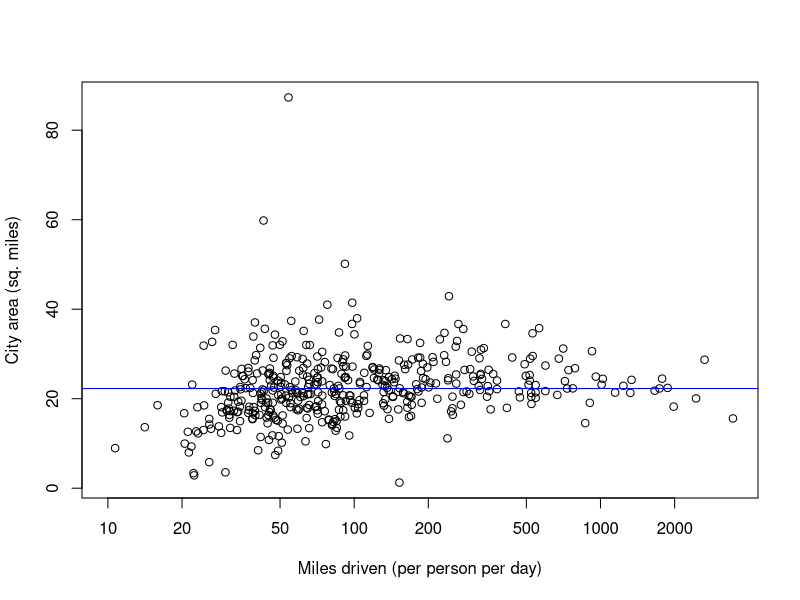

This figure's R source: (Note: this script raises an error after producing the figure.)
# Class Script, Lecture 11
# November 17

# Selective Access

data(cats, package = "MASS")
head(cats)

# Only want, heart weights of male cats
head(cats$Hwt[cats$Sex == "M"])
head(cats$Hwt[cats$Sex != "M"])

head(cats[cats$Sex == "M", "Hwt"])

# Selective access using indexing

cats.subset <- sample(1:nrow(cats), size = nrow(cats)/2)
new.cats    <- cats[cats.subset, ]
head(new.cats)
dim(new.cats)

# A new way to do this.
boy.cats   <- cats[cats$Sex == "M", ]
boy.cats.1 <- subset(cats, Sex == "M")

# States data, 50 states with 9 variables
states <- data.frame(state.x77, Region = state.region)
unique(states$Region)

# Looking for states data from states in the south
states$Income["South"] # Doesn't do what we want

income.south <- c()
for (i in 1:50) {
  if (states$Region[i] == "South") {
    income.south <- c(income.south, states$Income[i])
  }
}

# The above is a bad way to get what we want
income.south.1 <- states$Income[states$Region == "South"]
income.south.2 <- subset(states,Region=='South')$Income
all(income.south.1==income.south.2)
# Check Yourself

sum(states$Frost >= 150)
row.names(states)[states$Frost >= 150]

avgs <- colSums(states[, 1:8])/nrow(states)
colSums(states[, 1:8] > rep(avgs, each = nrow(states)))

mat1 <- states[, 1:8] > matrix(rep(avgs, each = nrow(states)), ncol = 8)
mat2 <- states[, 1:8] > avgs #rep(avgs, 8*nrow(states))
all(mat1==mat2)
# Apply Functions


row.names(subset(states,Frost>=150))
colMeans(states[,1:8])
attributes(states)



# Max. entry in each column
apply(states[, 1:8], 2, max)
row.names(states)[apply(states[, 1:8], 2, which.max)]
apply(states[,1:8],2,which.max)
rownames(states)[apply(states[,1:8],MARGIN = 2,FUN = which.max)]


summary(states$Frost)
apply(states[, 1:8], 2, summary)


# Writing our own function
frow <- function(r) {
  val <- as.numeric(r[7])
  return(ifelse(r[9] == "Northeast", 0.5*val, val))
}

frost.fake <- apply(states, 1, frow)
mean(states$Frost[states$Region == "Northeast"])
mean(frost.fake[states$Region == "Northeast"])

top.3.names <- function(v, names.v) {
  names.v[order(v, decreasing = TRUE)[1:3]]
}

apply(states[, 1:8], 2, top.3.names, names.v = rownames(states))



cor.v1.v2 <- function(v1,v2=states$Frost){
        v1 <- as.numeric(v1)
        v2 <- as.numeric(v2)
        return(cor(v1,v2))
}

apply(states[,1:8],2,cor.v1.v2)


# Check Yourself

cor.v1.v2 <- function(v1, v2 = states[, "Frost"]) {
  return(cor(v1, v2))
}

cor.v1.v2(states$Life.Exp)
cor.v1.v2(states$Frost)
apply(states[, 1:8], 2, cor.v1.v2)
apply(states[, 1:8], 2, cor, states[, "Frost"])

# lapply, sapply

# Jackknife (leave-one-out mean)
mean.less.one <- function(i, vec) {
  return(mean(vec[-i]))
}

my.vec <- states$Frost
n      <- length(my.vec)

my.vec.jack <- rep(NA, n)
for (i in 1:n) {
  my.vec.jack[i] <- mean.less.one(i, my.vec)
}


my.vec.jack.2 <- lapply(1:n, mean.less.one, my.vec)
my.vec.jack.3 <- sapply(1:n, mean.less.one, my.vec)

# tapply -- Let's avg the frost variable in each region

mean(states$Frost[states$Region == "Northeast"])
tapply(states$Frost, states$Region, mean)

# mapply

rep(1, 4)
mapply(rep, 1:4, 4:1)
mapply(rep, c(1, 2, 3, 4), c(4, 3, 2, 1))



# Re-ordering data


cats$Hwt[order(cats$Hwt)]

hwt.order  <- order(cats$Hwt)
cats.order <- cats[hwt.order, ]


this.vec <- c(25, 13, 25, 77, 68)
order(this.vec)
this.vec[order(this.vec)]
sort(this.vec)
rank(this.vec)

# Merge Example

fha <- read.csv("fha.csv", na.string = "NA", 
                colClasses = c("character", rep("double", 3)))
nrow(fha)
head(fha)
colnames(fha)

ua <- read.csv("ua.txt", sep = ";")
nrow(ua)
head(ua)

dim(fha) # 498 rows
length(unique(fha$Population))

ua.pop.top498 <- sort(ua$POP, decreasing = TRUE)[1:nrow(fha)]
head(ua.pop.top498)
head(fha$Population)
all(ua.pop.top498==fha$Population)
# Option 1: Reorder area in ua by population, append to fha
ua.sort <- ua[order(ua$POP, decreasing = TRUE), ]
area    <- ua.sort$AREALANDSQMI[1:nrow(fha)]
df1     <- data.frame(fha, area)
colnames(df1) <- c("City", "Population", "Roads", "Mileage", "Area")
nrow(df1)

# Option 2: merge()
df2 <- merge(x = fha, y = ua, by.x = "Population", by.y = "POP")
head(df2)
tail(df2)

# Merge on city names
df2.1 <- merge(x = fha, y = ua, by.x = "City", by.y = "NAME")
nrow(df2.1)

df2.2 <- merge(x = fha, y = ua, by.x = "City", by.y = "NAME", all.x = TRUE)
nrow(df2.2)
df2.2$City[is.na(df2.2$POP)]

#Check Yourself

x <- 1:3
a <- cumprod(x)^(1/3)
exp((1/3)*sum(log(x)))
# Convert 1,000s of miles to miles
df1$Mileage <- 1000 * df1$Mileage
# Plot daily miles per person vs. area
plot(Mileage/Population ~ Area, data = df1, log = "x",
     xlab = "Miles driven (per person per day)",
     ylab = "City area (sq. miles)")
# Impressively flat regression line
abline(lm(Mileage/Population ~ Area, data = df1),
       col = "blue")

head(scale(cats[,-1],center = TRUE,scale = TRUE),3)

exp(colMeans(log(states[, 1:8])))


geom.mean <- function(vec) {
  return((prod(vec))^(1/n))
}

apply(states[, 1:8], 2, geom.mean)

# split() function -- split states df according to region
states.by.reg <- split(states, states$Region)
class(states.by.reg)
length(states.by.reg)
names(states.by.reg)
class(states.by.reg[[1]])

# For each, display first two rows

head(states.by.reg[[1]], 2)
lapply(states.by.reg, head, 2)

# For each region, average the eight numeric variables


mean.func <- function(df) {
  apply(df[, 1:8], 2, mean)
}
  
unlist(lapply(states.by.reg, mean.func))

# Aggregate
aggregate(states[, 1:8], list(states$Region), mean)
tapply(states[, 1:8], list(states$Region), mean)

grade.by.lit.median <- function(v1){
        apply(v1,2,median,na.rm=TRUE)
}
sapply(split(states[,1:8],f=states$state.division),grade.by.lit.median)

library(MASS)

plot(ecdf(pgamma(cats$Hwt, shape = a, scale = s)),
     main = "Calibration of gamma distribution for cat hearts")
abline(0, 1, col = "red")

